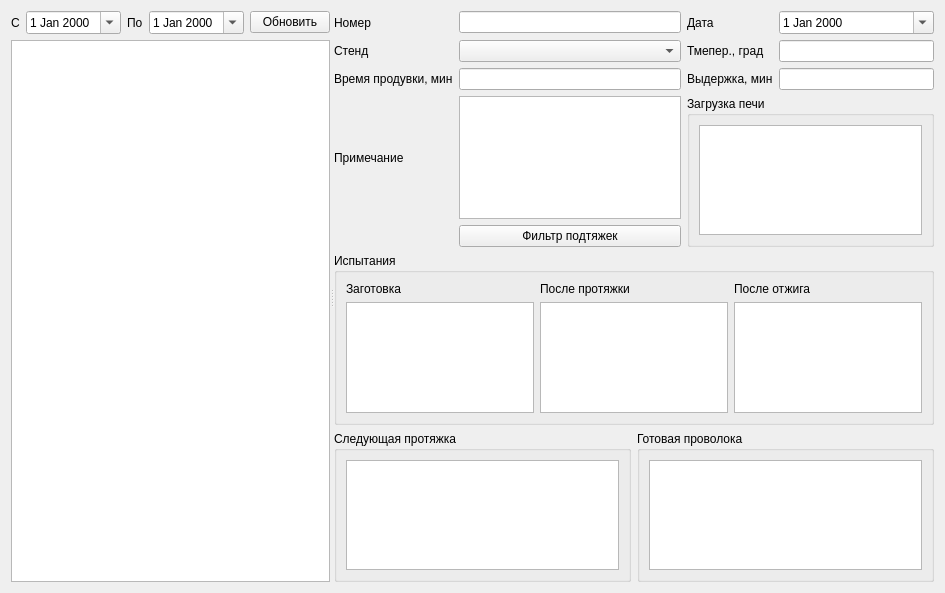
<?xml version="1.0" encoding="UTF-8"?>
<ui version="4.0">
 <class>FormAnn</class>
 <widget class="QWidget" name="FormAnn">
  <property name="geometry">
   <rect>
    <x>0</x>
    <y>0</y>
    <width>945</width>
    <height>593</height>
   </rect>
  </property>
  <property name="windowTitle">
   <string>Form</string>
  </property>
  <layout class="QVBoxLayout" name="verticalLayout_3">
   <item>
    <widget class="QSplitter" name="splitter">
     <property name="orientation">
      <enum>Qt::Horizontal</enum>
     </property>
     <widget class="QWidget" name="layoutWidget">
      <layout class="QVBoxLayout" name="verticalLayout_2">
       <item>
        <layout class="QHBoxLayout" name="horizontalLayout">
         <item>
          <widget class="QLabel" name="label">
           <property name="text">
            <string>С</string>
           </property>
          </widget>
         </item>
         <item>
          <widget class="DateEdit" name="dateEditBeg">
           <property name="calendarPopup">
            <bool>true</bool>
           </property>
          </widget>
         </item>
         <item>
          <widget class="QLabel" name="label_2">
           <property name="text">
            <string>По</string>
           </property>
          </widget>
         </item>
         <item>
          <widget class="DateEdit" name="dateEditEnd">
           <property name="calendarPopup">
            <bool>true</bool>
           </property>
          </widget>
         </item>
         <item>
          <widget class="QPushButton" name="cmdUpd">
           <property name="toolTip">
            <string>Обновить список отжигов</string>
           </property>
           <property name="text">
            <string>Обновить</string>
           </property>
           <property name="icon">
            <iconset theme="view-refresh">
             <normaloff>.</normaloff>.</iconset>
           </property>
          </widget>
         </item>
         <item>
          <spacer name="horizontalSpacer">
           <property name="orientation">
            <enum>Qt::Horizontal</enum>
           </property>
           <property name="sizeHint" stdset="0">
            <size>
             <width>40</width>
             <height>20</height>
            </size>
           </property>
          </spacer>
         </item>
        </layout>
       </item>
       <item>
        <widget class="QTableView" name="tableViewAnn">
         <property name="editTriggers">
          <set>QAbstractItemView::NoEditTriggers</set>
         </property>
         <property name="selectionMode">
          <enum>QAbstractItemView::SingleSelection</enum>
         </property>
         <property name="selectionBehavior">
          <enum>QAbstractItemView::SelectRows</enum>
         </property>
        </widget>
       </item>
      </layout>
     </widget>
     <widget class="QWidget" name="layoutWidget">
      <layout class="QVBoxLayout" name="verticalLayout">
       <item>
        <layout class="QGridLayout" name="gridLayout">
         <item row="0" column="1">
          <widget class="QLineEdit" name="lineEditNum"/>
         </item>
         <item row="2" column="3">
          <widget class="QLineEdit" name="lineEditEx"/>
         </item>
         <item row="3" column="1">
          <widget class="QPlainTextEdit" name="plainTextEdit"/>
         </item>
         <item row="3" column="0">
          <widget class="QLabel" name="label_9">
           <property name="text">
            <string>Примечание</string>
           </property>
          </widget>
         </item>
         <item row="1" column="0">
          <widget class="QLabel" name="label_5">
           <property name="text">
            <string>Стенд</string>
           </property>
          </widget>
         </item>
         <item row="0" column="3">
          <widget class="DateEdit" name="dateEdit">
           <property name="calendarPopup">
            <bool>true</bool>
           </property>
          </widget>
         </item>
         <item row="2" column="0">
          <widget class="QLabel" name="label_7">
           <property name="text">
            <string>Время продувки, мин</string>
           </property>
          </widget>
         </item>
         <item row="2" column="1">
          <widget class="QLineEdit" name="lineEditBlow"/>
         </item>
         <item row="2" column="2">
          <widget class="QLabel" name="label_8">
           <property name="text">
            <string>Выдержка, мин</string>
           </property>
          </widget>
         </item>
         <item row="0" column="0">
          <widget class="QLabel" name="label_3">
           <property name="text">
            <string>Номер</string>
           </property>
          </widget>
         </item>
         <item row="0" column="2">
          <widget class="QLabel" name="label_4">
           <property name="text">
            <string>Дата</string>
           </property>
          </widget>
         </item>
         <item row="1" column="2">
          <widget class="QLabel" name="label_6">
           <property name="text">
            <string>Тмепер., град</string>
           </property>
          </widget>
         </item>
         <item row="1" column="3">
          <widget class="QLineEdit" name="lineEditTemp"/>
         </item>
         <item row="1" column="1">
          <widget class="QComboBox" name="comboBoxStend"/>
         </item>
         <item row="4" column="1">
          <widget class="QPushButton" name="pushButtonFltPodt">
           <property name="text">
            <string>Фильтр подтяжек</string>
           </property>
          </widget>
         </item>
         <item row="3" column="2" rowspan="2" colspan="2">
          <widget class="QGroupBox" name="groupBoxLoad">
           <property name="title">
            <string>Загрузка печи</string>
           </property>
           <layout class="QVBoxLayout" name="verticalLayout_4">
            <item>
             <widget class="Viewer" name="tableViewCont">
              <property name="selectionMode">
               <enum>QAbstractItemView::SingleSelection</enum>
              </property>
              <property name="selectionBehavior">
               <enum>QAbstractItemView::SelectRows</enum>
              </property>
             </widget>
            </item>
           </layout>
          </widget>
         </item>
        </layout>
       </item>
       <item>
        <widget class="QGroupBox" name="groupBoxMech">
         <property name="title">
          <string>Испытания</string>
         </property>
         <layout class="QGridLayout" name="gridLayout_2">
          <item row="1" column="2">
           <widget class="Viewer" name="tableViewMechAnn"/>
          </item>
          <item row="1" column="0">
           <widget class="Viewer" name="tableViewMechSrc"/>
          </item>
          <item row="1" column="1">
           <widget class="Viewer" name="tableViewPodtMech"/>
          </item>
          <item row="0" column="1">
           <widget class="QLabel" name="label_11">
            <property name="text">
             <string>После протяжки</string>
            </property>
           </widget>
          </item>
          <item row="0" column="0">
           <widget class="QLabel" name="label_10">
            <property name="text">
             <string>Заготовка</string>
            </property>
           </widget>
          </item>
          <item row="0" column="2">
           <widget class="QLabel" name="label_12">
            <property name="text">
             <string>После отжига</string>
            </property>
           </widget>
          </item>
         </layout>
        </widget>
       </item>
       <item>
        <layout class="QHBoxLayout" name="horizontalLayout_2">
         <item>
          <widget class="QGroupBox" name="groupBox">
           <property name="maximumSize">
            <size>
             <width>300</width>
             <height>16777215</height>
            </size>
           </property>
           <property name="title">
            <string>Следующая протяжка</string>
           </property>
           <layout class="QVBoxLayout" name="verticalLayout_5">
            <item>
             <widget class="TableView" name="tableViewNext">
              <attribute name="verticalHeaderVisible">
               <bool>false</bool>
              </attribute>
             </widget>
            </item>
           </layout>
          </widget>
         </item>
         <item>
          <widget class="QGroupBox" name="groupBox_3">
           <property name="title">
            <string>Готовая проволока</string>
           </property>
           <layout class="QVBoxLayout" name="verticalLayout_6">
            <item>
             <widget class="TableView" name="tableViewPart">
              <attribute name="verticalHeaderVisible">
               <bool>false</bool>
              </attribute>
             </widget>
            </item>
           </layout>
          </widget>
         </item>
        </layout>
       </item>
      </layout>
     </widget>
    </widget>
   </item>
  </layout>
 </widget>
 <customwidgets>
  <customwidget>
   <class>Viewer</class>
   <extends>QTableView</extends>
   <header>viewer.h</header>
  </customwidget>
  <customwidget>
   <class>DateEdit</class>
   <extends>QDateEdit</extends>
   <header>viewer.h</header>
  </customwidget>
  <customwidget>
   <class>TableView</class>
   <extends>QTableView</extends>
   <header>tableview.h</header>
  </customwidget>
 </customwidgets>
 <tabstops>
  <tabstop>lineEditNum</tabstop>
  <tabstop>dateEdit</tabstop>
  <tabstop>comboBoxStend</tabstop>
  <tabstop>lineEditTemp</tabstop>
  <tabstop>lineEditBlow</tabstop>
  <tabstop>lineEditEx</tabstop>
  <tabstop>plainTextEdit</tabstop>
  <tabstop>tableViewCont</tabstop>
  <tabstop>tableViewMechSrc</tabstop>
  <tabstop>tableViewPodtMech</tabstop>
  <tabstop>tableViewMechAnn</tabstop>
  <tabstop>tableViewNext</tabstop>
  <tabstop>tableViewPart</tabstop>
  <tabstop>dateEditBeg</tabstop>
  <tabstop>dateEditEnd</tabstop>
  <tabstop>cmdUpd</tabstop>
  <tabstop>tableViewAnn</tabstop>
  <tabstop>pushButtonFltPodt</tabstop>
 </tabstops>
 <resources/>
 <connections/>
</ui>
